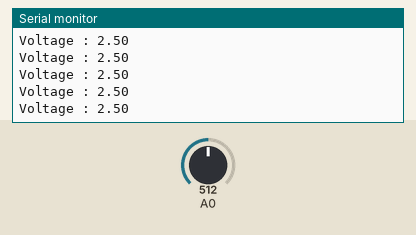
Recording of a sketch running on a simulated Arduino Uno, built with avr-gcc and run on an emulated ATmega328P. Parts: the last lines printed to the serial monitor. Inputs (shaded band) come from the test bench; at power-on: A0 = 512.

Above: at 1.2 s.
1.3 s: A0 set to 716
At 2.1 s:
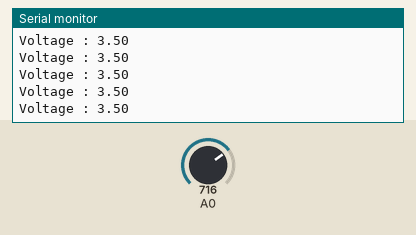
4.3 s: A0 set to 900
At 5.0 s:
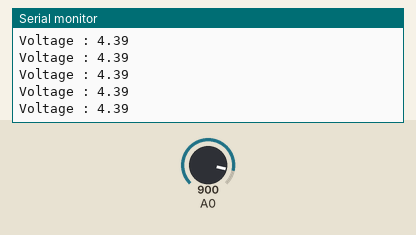
Timing chart, 0 to 7.3 s (numbered marks = the images above; inputs shaded):
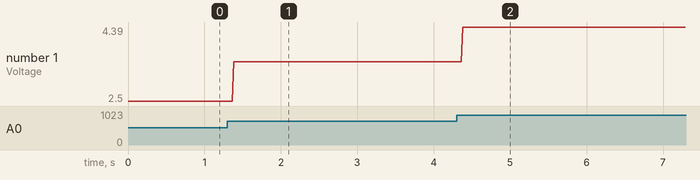

Measured:
- after the input at 1.3 s, the serial monitor: prints a new line after 0.08 s (image 1)
- after the input at 4.3 s, the serial monitor: prints a new line after 0.08 s (image 2)
- plotted number 1: 2.5 → 3.5 after the input at 1.3 s, 3.5 → 4.39 after the input at 4.3 s

The sketch:

ir_and_pir_sensor.ino
```cpp
//open up Serial monitor/plotter after uploading this code
//Selection of analog pin 0 for input

void setup(){
   Serial.begin(9600);
   pinMode(A0,INPUT);
}

void loop(){
   float x=analogRead(A0);
   Serial.print("Voltage : ");
   Serial.println((x/1024.0)*5);
}
```
